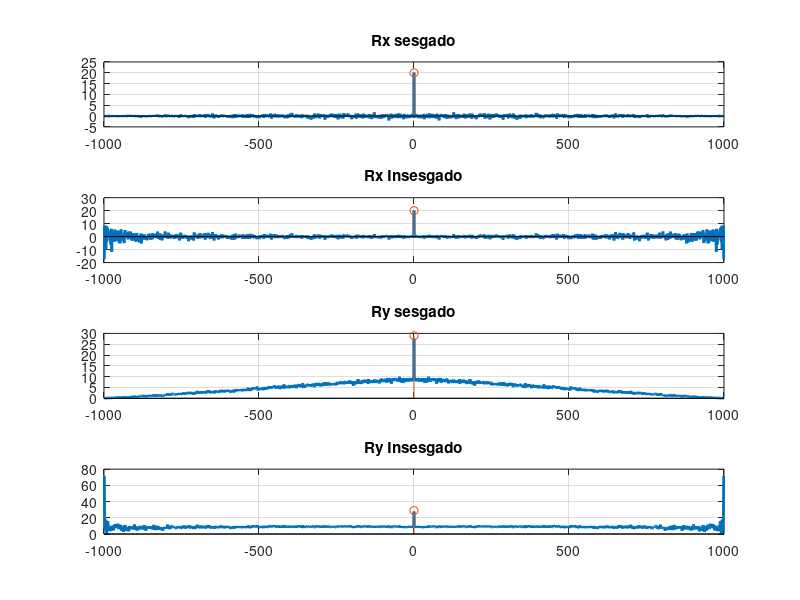
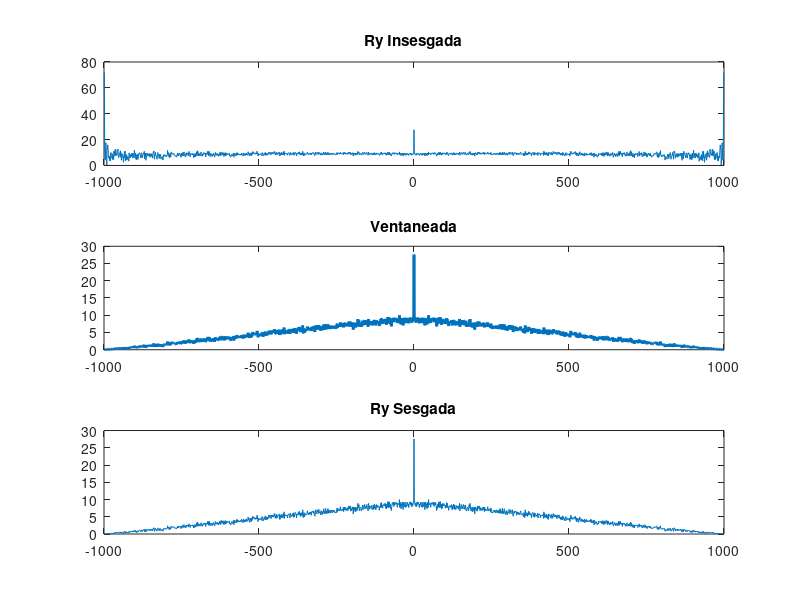

Here is the MATLAB script that generated these plots, in order:
clear variables
clear all

N = 1000;
M = 1;

X = normrnd(0, sqrt(20), 1, N);

Y = normrnd(3, sqrt(20), 1, N);

[Rx_sesgado, Largo_X] = xcorr(X, "biased");

[Rx_insesgado, LargoX] = xcorr(X, "unbiased");

[Ry_sesgado, Largo_Y] = xcorr(Y, "biased");

[Ry_insesgado, LargoY] = xcorr(Y, "unbiased");

muX = mean(X);
muY = mean(Y);

varX = var(X);
varY = var(Y);



figure(1);
subplot(4,1,1);
plot(Largo_X, Rx_sesgado, "LineWidth", 2);
title("Rx sesgado");
hold on;
stem(0, 20);
hold off;
grid on;

subplot(4,1,2);
plot(LargoX, Rx_insesgado, "LineWidth", 2);
title("Rx Insesgado");
hold on;
stem(0, 20);
hold off;
grid on;

subplot(4,1,3);
plot(Largo_Y, Ry_sesgado, "LineWidth", 2);
title("Ry sesgado");
hold on;
stem(0, 20+muY^2);	
hold off;
grid on;

subplot(4,1,4);
plot(LargoY, Ry_insesgado, "LineWidth", 2);
title("Ry Insesgado");
hold on;
stem(0, 20+muY^2);
hold off;
grid on;

Barlett = zeros(1, 2*N-1);

for i = 1:N
    Barlett(i) = (N + (i-1000)) / N;
end

for i = N+1:2*N-1
    Barlett(i) = (N - (i-1000)) / N;
end

Ventaneo = Ry_insesgado .* Barlett;

figure(2);
subplot(3,1,1);
plot(LargoY, Ry_insesgado);
title("Ry Insesgada");

subplot(3,1,2);
plot(LargoY, Ventaneo, "LineWidth", 2);
title("Ventaneada");

subplot(3,1,3);
plot(LargoY, Ry_sesgado);
title("Ry Sesgada");



